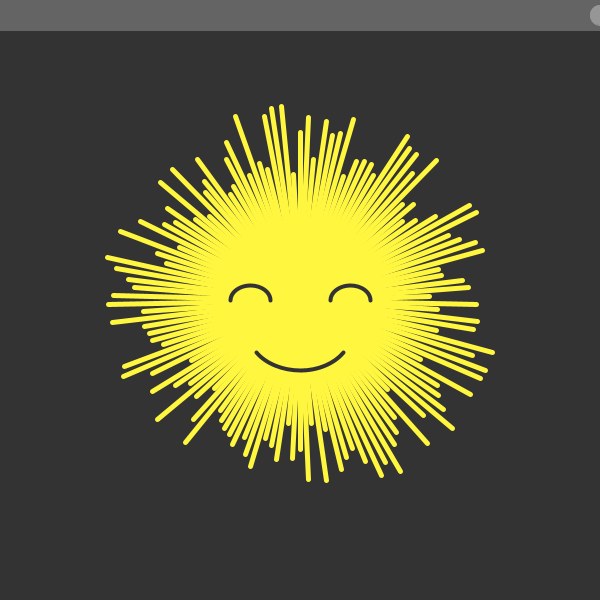
Frame 1 (no input)
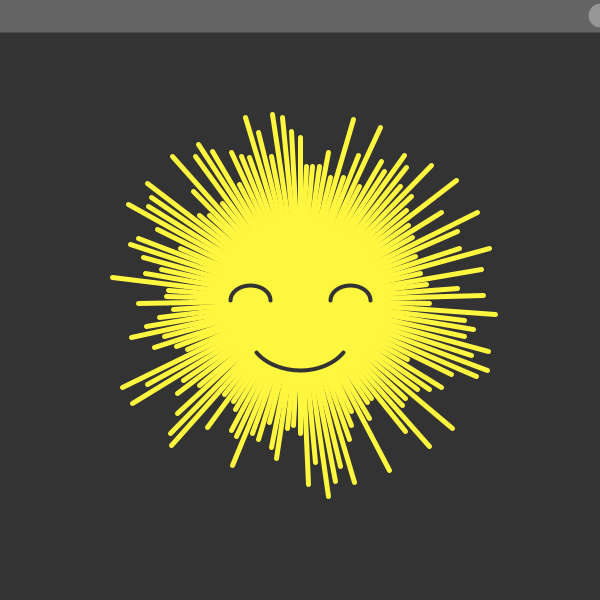
Frame 60 (the mouse pressed at the canvas centre just before this capture)
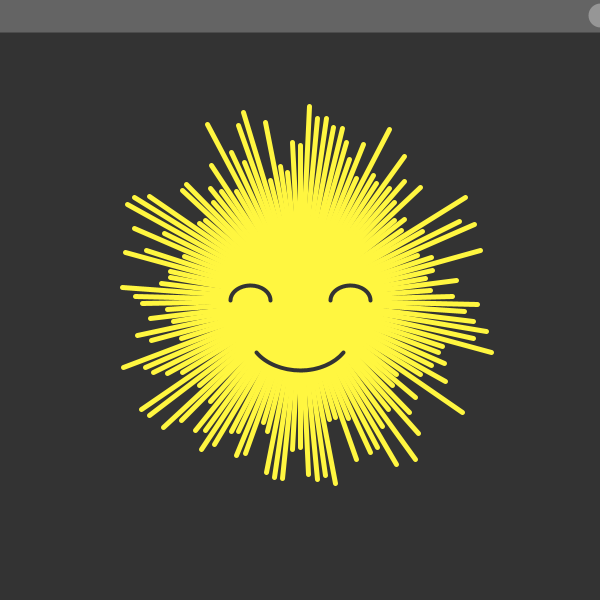
Frame 120 (the mouse held since frame 60 and released just before this capture)

The Processing sketch that drew these frames (run headless with seeded random() and noise(); from frame 60 on, the mouse is pressed at the canvas centre):

// Processing sketch: processing_51817
// ── processing_51817.pde


int bound = 200; //default

void setup() {
    size( 600, 600 );
    smooth();
}

void draw() {
    
    background( 51 ); //resents background color to dark gray

    int slider = 600;

    fill( 100 ); //gray
    stroke( 100 ); //gray
    rect( 0, 0, 600, 30 ); //bar
    
    fill( 150 ); //light gray
    stroke( 150 ); //light gray
    
    if( mouseY < 30 && mousePressed ) { 
        bound = mouseX/3;
        slider = mouseX;
        ellipse( slider, 15, 20, 20 ); //slider
    }
    
    ellipse( bound*3, 15, 20, 20 ); //slider
    
    fill( 255, 246, 64 ); //yellow
    stroke( 255, 246, 64 ); //yellow
    strokeWeight( 5 );
    int twinkle = 80; //distance change in ray length
    //float radius=200; //radius of rays
    float radius;
    int numPoints=130; //number of rays
    float angle=TWO_PI/(float)numPoints;
    
    //create rays
    for(int i=0;i<numPoints;i++)
    {
        radius = bound - (int)random( 0, twinkle );
        line(300,300,radius*sin(angle*i)+300,radius*cos(angle*i)+300);
    } 
    
    //ellipse( 300, 300, 200, 200 ); //sun

    //face
    stroke( 51 ); //dark gray
    strokeWeight( 4 );
    
    arc( 250+(50-bound*0.25), 300, bound*0.2, bound*0.15, PI, TWO_PI ); //left eye
    //arc( 250, 300, 40, 30, PI, TWO_PI );
    

    arc( 350-(50-bound*0.25), 300, bound*0.2, bound*0.15, PI, TWO_PI );
    //arc( 350, 300, 40, 30, PI, TWO_PI ); //right eye
    
    
    arc( 300, 335-(35-bound*0.175), 0.5*bound, 0.35*bound, PI/6, 5*PI/6 ); //mouth
    //arc( 300, 335, 100, 70, PI/6, 5*PI/6 ); //mouth


    
}
